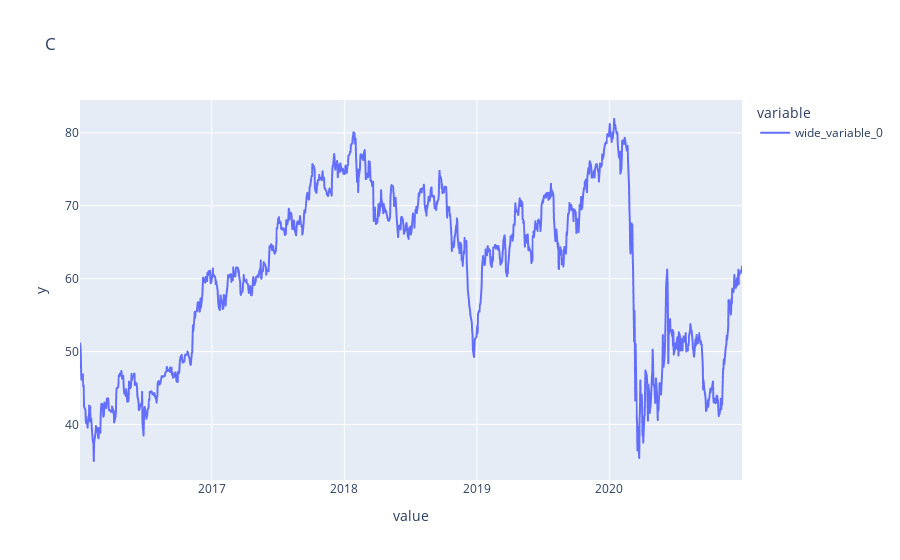

Source (notebook cell):
### Code cell
px.line(data_frame=bank_stocks,x=[bank_stocks['BAC']['date']],y=bank_stocks['BAC']['close'],title='BAC',labels='BAC').update_layout(showlegend=True)
px.line(data_frame=bank_stocks,x=[bank_stocks['C']['date']],y=bank_stocks['C']['close'],title='C',labels='C').update_layout(showlegend=True)

### Figure 1 — Plotly figure (JSON) as saved in the notebook; plotly's stock layout.template omitted (floating-point values rounded to 4 significant figures; data arrays with more than 128 entries replaced by an {"elided": "..."} marker saying what was removed)
{"data": [{"hovertemplate": "variable=wide_variable_0<br>value=%{x}<br>y=%{y}<extra></extra>", "legendgroup": "wide_variable_0", "line": {"color": "#636efa", "dash": "solid"}, "marker": {"symbol": "circle"}, "mode": "lines", "name": "wide_variable_0", "showlegend": true, "type": "scattergl", "x": {"elided": "1259 str values"}, "xaxis": "x", "y": {"elided": "1259 float values"}, "yaxis": "y"}], "layout": {"autosize": true, "legend": {"title": {"text": "variable"}, "tracegroupgap": 0}, "showlegend": true, "title": {"text": "C"}, "xaxis": {"anchor": "y", "autorange": true, "domain": [0, 1], "range": ["2016-01-04", "2020-12-31"], "title": {"text": "value"}, "type": "date"}, "yaxis": {"anchor": "x", "autorange": true, "domain": [0, 1], "range": [32.37, 84.52], "title": {"text": "y"}, "type": "linear"}}}
